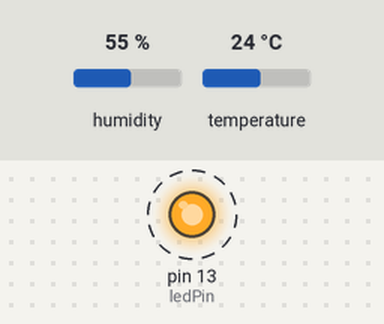
The sketch below on a simulated Arduino Uno, built with avr-gcc and run on an emulated ATmega328P. Shown: output pins drawn as LEDs (lit = HIGH). Dashed ring = blinking. Inputs (shaded band) come from the test bench; at power-on: humidity 55 %, temperature 24 °C. What the sketch prints to the serial monitor is not drawn.

Above: at 0.2 s.
Timing chart, 0 to 3.0 s (numbered marks = the images above):
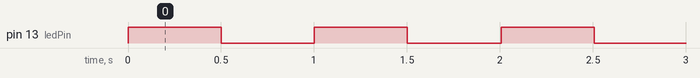

Measured:
- by itself, pin 13 (ledPin): alternates HIGH for 0.50 s and LOW for 0.50 s

The sketch:

esimul.ino
```cpp
char estado;
char estado_siguiente;

char estado_temp;
char estado_siguiente_temp;

#define PRENDE 1
#define APAGA 2
#define ESPERA 3

#define LEE_TEMPERATURA 4
#define LEE_HUMEDAD 5
#define VALIDA_LECTURAS 6

#define TIEMPO_PRENDIDO_DEF 500
#define TIEMPO_APAGADO_DEF 500
#define TIEMPO_ESPERA_SENSOR 2000

int led_estado = 0;
int tiempo_actual = 0;
int tiempo_anterior = 0;

int tiempo_actual_temp = 0;
int tiempo_anterior_temp = 0;

int ledPin=13;
char data_ready = 0;

#include "DHT.h"

#define DHTPIN 2     // what pin we're connected to
#define DHTTYPE DHT22   // DHT 22  (AM2302)

DHT dht(DHTPIN, DHTTYPE);


float h=0;
float t=0;

void setup()
{
    led_on_off_setup();
    sensor_temp_setup();
    serial_write_setup();
}

void loop()
{
    led_on_off_loop();
    sensor_temp_loop();
    serial_write_loop();
}


void led_on_off_setup()
{
    pinMode(ledPin, OUTPUT);
    estado = PRENDE;
}

void led_on_off_loop()
{
    if (estado == PRENDE)
    {
        //Guardo el estado del LED
        led_estado = HIGH;
        //Prendo el LED
        digitalWrite(ledPin, led_estado);
        //Guardo en el tiempo en el que se prendio el LED.
        tiempo_anterior = millis();
        //Paso al estado de espera.
        estado_siguiente = ESPERA;
    }
    else if (estado == ESPERA)
    {
        tiempo_actual = millis() - tiempo_anterior;
        if (led_estado == HIGH)
        {
            if (tiempo_actual >= TIEMPO_PRENDIDO_DEF)
            {
                estado_siguiente = APAGA;
            }
        }
        else if (led_estado == LOW)
        {
            if (tiempo_actual >= TIEMPO_APAGADO_DEF)
            {
                estado_siguiente = PRENDE;
            }
        }
    }
    else if (estado == APAGA)
    {
        //Guardo el estado del LED
        led_estado = LOW;
        //Prendo el LED
        digitalWrite(ledPin, led_estado);
        //Guardo en el tiempo en el que se prendio el LED.
        tiempo_anterior = millis();
        //Paso al estado de espera.
        estado_siguiente = ESPERA;
    }
    estado = estado_siguiente;
}


void sensor_temp_setup()
{
    dht.begin();
    estado_temp = ESPERA;
    estado_siguiente_temp = ESPERA;
    tiempo_anterior_temp = millis();
}


void sensor_temp_loop()
{
    if (estado_temp == ESPERA)
    {
        if ( millis() - tiempo_anterior_temp  >= TIEMPO_ESPERA_SENSOR)
        {
            estado_siguiente_temp = LEE_TEMPERATURA;
        }
    }
    else if (estado_temp == LEE_TEMPERATURA)
    {
        t = dht.readTemperature();
        estado_siguiente_temp = LEE_HUMEDAD;
    }
    else if (estado_temp == LEE_HUMEDAD)
    {
        h = dht.readHumidity();
        estado_siguiente_temp = VALIDA_LECTURAS;
    }
    else if (estado_temp == VALIDA_LECTURAS)
    {

        if ( ! (isnan(h) || isnan(t)) )
        {
            data_ready = 1;
        }
        else
        {
            data_ready = 0;
        }
        estado_siguiente_temp = ESPERA;
        tiempo_anterior_temp = millis();
    }
    estado_temp = estado_siguiente_temp;
}


void serial_write_setup()
{
    Serial.begin(115200);
}

void serial_write_loop()
{
    if (data_ready == 1)
    {
        data_ready = 0;
        Serial.print("Humidity: ");
        Serial.print(h);
        Serial.print(" %\t");
        Serial.print("Temperature: ");
        Serial.print(t);
        Serial.println(" *C ");
    }
}
```
